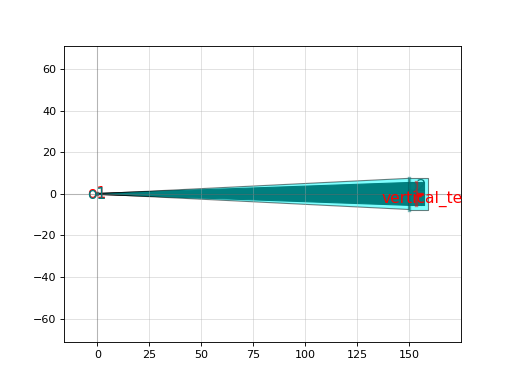

The Python source for this figure:
import gdsfactory as gf

c = gf.components.grating_coupler_rectangular_arbitrary_slab(gaps=(0.2, 0.2, 0.2, 0.2, 0.2, 0.2, 0.2, 0.2, 0.2, 0.2), widths=(0.5, 0.5, 0.5, 0.5, 0.5, 0.5, 0.5, 0.5, 0.5, 0.5), wg_width=0.5, width_grating=11.0, length_taper=150.0, layer=(1, 0), polarization='te', wavelength=1.55, layer_slab=(2, 0), slab_offset=2.0, fiber_marker_layer=(203, 0))
c.plot()
